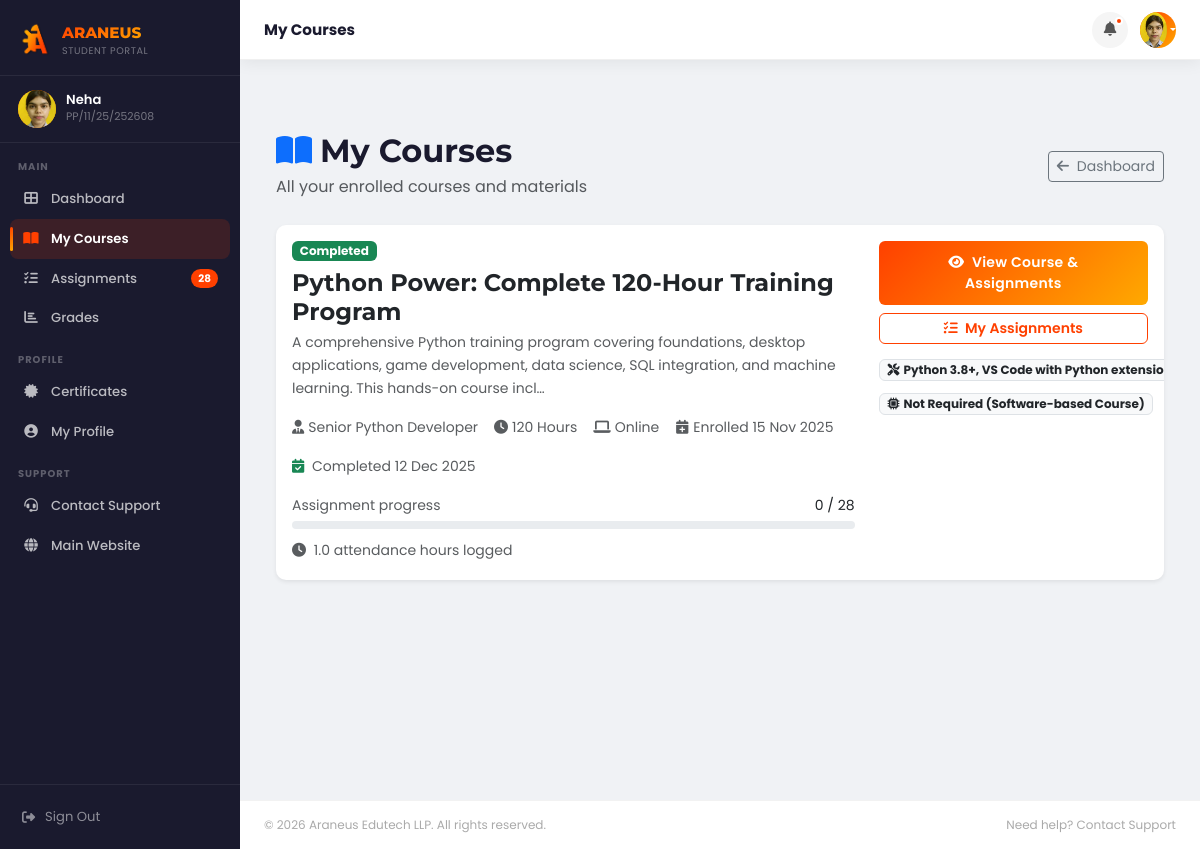
The app's page /portal/courses.php (signed in), older data.
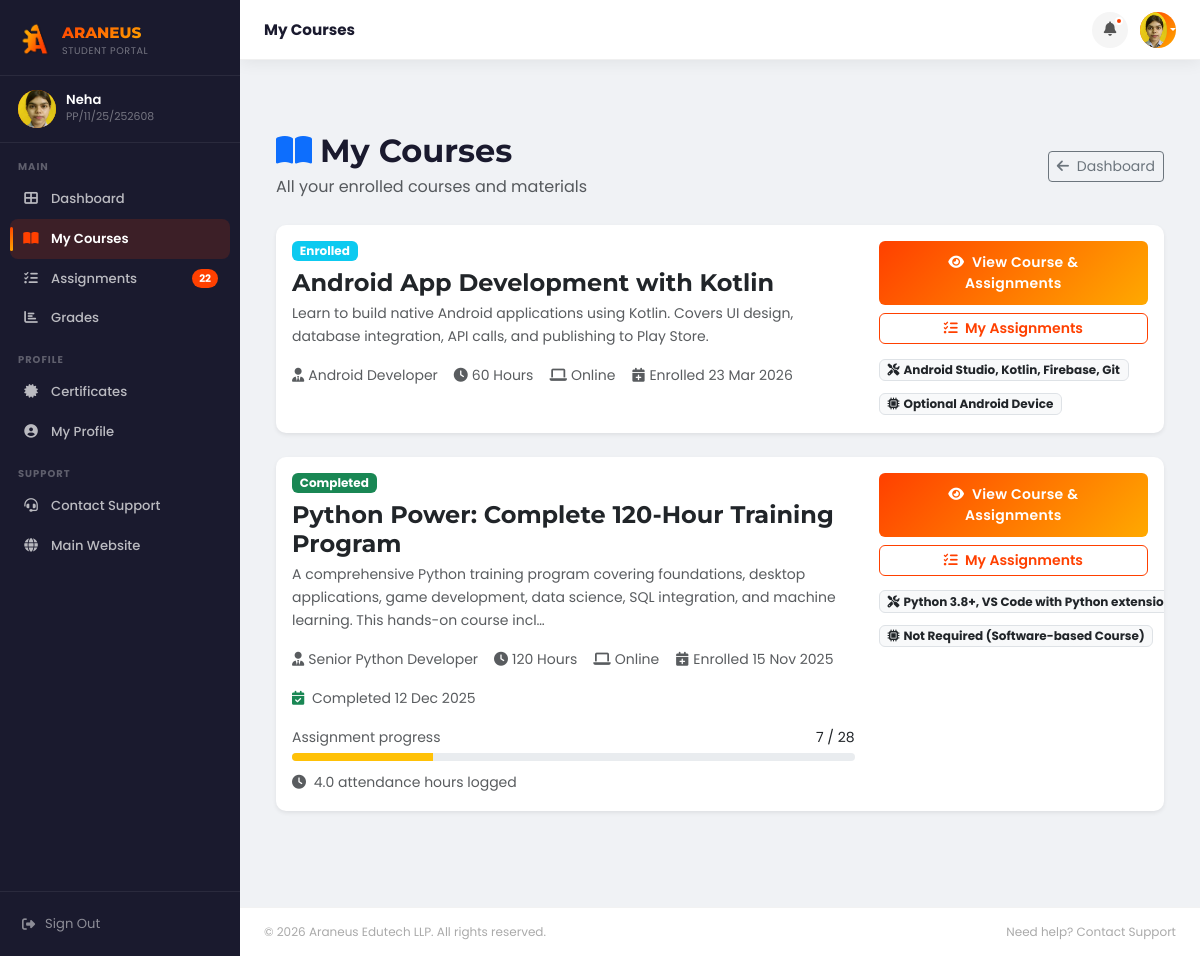
The same page, newer data.
### tables this page shows
CREATE TABLE `students` (
  `id` int(11) NOT NULL,
  `candidate_id` varchar(50) NOT NULL,
  `full_name` varchar(100) NOT NULL,
  `phone` varchar(15) DEFAULT NULL,
  `email` varchar(100) NOT NULL,
  `password` varchar(255) NOT NULL,
  `father_name` varchar(100) NOT NULL,
  `time_hours` int(11) NOT NULL,
  `address` text NOT NULL,
  `highest_qualification` varchar(50) DEFAULT NULL,
  `current_organization` varchar(50) DEFAULT NULL,
  `org_i_card` varchar(50) DEFAULT NULL,
  `github_link` varchar(255) DEFAULT NULL,
  `qr_code_path` varchar(255) DEFAULT NULL,
  `profile_picture` varchar(255) DEFAULT NULL,
  `status` enum('active','inactive','pending') DEFAULT 'pending',
  `last_login` datetime DEFAULT NULL,
  `email_verified` tinyint(1) DEFAULT 1,
  `verification_token` varchar(100) DEFAULT NULL,
  `reset_token` varchar(100) DEFAULT NULL,
  `reset_expiry` datetime DEFAULT NULL,
  `created_at` timestamp NOT NULL DEFAULT current_timestamp(),
  `updated_at` timestamp NOT NULL DEFAULT current_timestamp() ON UPDATE current_timestamp()
);

CREATE TABLE `enrollments` (
  `id` int(11) NOT NULL,
  `student_id` int(11) NOT NULL,
  `course_id` int(11) DEFAULT NULL,
  `enrollment_date` date NOT NULL,
  `completion_date` date DEFAULT NULL,
  `status` enum('enrolled','in_progress','completed','dropped') DEFAULT 'enrolled',
  `grade` varchar(10) DEFAULT NULL,
  `certificate_issued` tinyint(1) DEFAULT 0,
  `certificate_id` varchar(50) DEFAULT NULL,
  `notes` text DEFAULT NULL,
  `attendance_sheet` varchar(255) DEFAULT NULL,
  `payment_receipt` varchar(255) DEFAULT NULL,
  `project_report` varchar(255) DEFAULT NULL,
  `created_at` timestamp NOT NULL DEFAULT current_timestamp()
);

CREATE TABLE `courses` (
  `id` int(11) NOT NULL,
  `title` varchar(150) NOT NULL,
  `description` text DEFAULT NULL,
  `duration` varchar(50) DEFAULT NULL,
  `mode` enum('Online','Offline','Hybrid','') NOT NULL,
  `fee` decimal(10,2) DEFAULT NULL,
  `category` varchar(50) DEFAULT NULL,
  `instructor` varchar(100) DEFAULT NULL,
  `image_url` varchar(255) DEFAULT NULL,
  `syllabus_file` varchar(255) DEFAULT NULL,
  `is_active` tinyint(1) DEFAULT 1,
  `created_at` timestamp NOT NULL DEFAULT current_timestamp(),
  `program_format` varchar(100) DEFAULT NULL,
  `tools_provided` text DEFAULT NULL,
  `hardware_kit` text DEFAULT NULL,
  `certification_type` varchar(50) DEFAULT NULL
);

### includes/database.php (called while the page is built, shortened)
<?php
class Database {
    private $host = DB_HOST;
    private $user = DB_USER;
    private $pass = DB_PASS;
    private $dbname = DB_NAME;
    private $conn;
    private function connect() {
        $this->conn = new mysqli($this->host, $this->user, $this->pass, $this->dbname);
        $this->conn->set_charset("utf8");
    }
    public function getConnection() {
        return $this->conn;
    }
}
?>

### controller/StudentController.php (called while the page is built, shortened)
<?php
class StudentController {
    private $conn;
    public function __construct() {
       require_once __DIR__ . '/../includes/database.php';
        $database = new Database();
        $this->conn = $database->getConnection();
    }
    public function getStudentById($id) {
        $stmt = $this->conn->prepare("SELECT * FROM students WHERE id = ?");
        $stmt->bind_param("i", $id);
        $stmt->execute();
        return $stmt->get_result()->fetch_assoc();
    }
}
?>

### controller/Auth.php (called while the page is built, shortened)
<?php
class Auth {
    public function __construct() {
        require_once __DIR__ . '/../includes/database.php';
        $database = new Database();
    }
    public function getStudentId(){ return $_SESSION['student_id'] ?? null; }
}
?>

### portal/courses.php (the view, shortened to what the rows shown need)
<?php
require_once 'includes/header.php';
$stmt = $conn->prepare("
    SELECT
        e.id            AS enrollment_id,
        e.status        AS enrollment_status,
        e.enrollment_date,
        e.completion_date,
        e.grade,
        e.certificate_issued,
        e.attendance_sheet,
        e.payment_receipt,
        e.project_report,
        c.id            AS course_id,
        c.title         AS course_name,
        c.description,
        c.duration,
        c.mode,
        c.instructor,
        c.tools_provided,
        c.hardware_kit,
        c.syllabus_file,
        c.certification_type,
        (SELECT COUNT(*) FROM assignments a WHERE a.course_id = c.id) AS total_assignments,
        (SELECT COUNT(*) FROM submissions  s
            JOIN assignments a ON s.assignment_id = a.id
            WHERE a.course_id = c.id AND s.student_id = e.student_id) AS completed_assignments,
        (SELECT COALESCE(SUM(att.hours), 0) FROM attendance att
            WHERE att.student_id = e.student_id AND att.course_id = c.id) AS total_hours
    FROM enrollments e
    JOIN courses c ON e.course_id = c.id
    WHERE e.student_id = ?
    ORDER BY e.enrollment_date DESC
");
$stmt->bind_param("i", $studentId);
$stmt->execute();
$result  = $stmt->get_result();
$courses = [];
while ($row = $result->fetch_assoc()) {
    $courses[] = $row;
}
function progressPct($completed, $total) {
    if (!$total) return 0;
    return min(100, round(($completed / $total) * 100));
}
function statusBadge($status) {
    $map = [
        'enrolled'    => ['info',    'Enrolled'],
        'in_progress' => ['primary', 'In Progress'],
        'completed'   => ['success', 'Completed'],
        'dropped'     => ['danger',  'Dropped'],
    ];
    $d = $map[$status] ?? ['secondary', ucfirst($status)];
    return "<span class=\"badge bg-{$d[0]}\">{$d[1]}</span>";
}
?>
<section class="py-5">
<div class="container">
    <div class="d-flex justify-content-between align-items-center mb-4">
        <div>
            <h2 class="mb-1"><i class="fas fa-book-open me-2 text-primary"></i>My Courses</h2>
        </div>
    </div>
    <?php if (empty($courses)): ?>
    <div class="card border-0 shadow-sm text-center py-5">
        <div class="card-body">
            <i class="fas fa-book-open fa-4x text-muted mb-3"></i>
            <h5 class="text-muted">No courses enrolled yet</h5>
            <p class="text-muted">Go to the dashboard and enrol in a course to get started.</p>
            <a href="dashboard.php" class="btn btn-primary">Browse Courses</a>
        </div>
    </div>
    <?php else: ?>
    <?php foreach ($courses as $course):
        $pct = progressPct($course['completed_assignments'], $course['total_assignments']);
        $pctColor = $pct >= 80 ? 'success' : ($pct >= 40 ? 'primary' : 'warning');
    ?>
    <div class="card border-0 shadow-sm mb-4">
        <div class="card-body">
            <div class="row">
                <div class="col-md-8">
                    <div class="d-flex align-items-start mb-2 gap-2">
                        <?php echo statusBadge($course['enrollment_status']); ?>
                    </div>
                    <h4 class="mb-1"><?php echo htmlspecialchars($course['course_name']); ?></h4>
                    <p class="text-muted small mb-3"><?php echo htmlspecialchars(mb_substr($course['description'], 0, 180)) . (mb_strlen($course['description']) > 180 ? '…' : ''); ?></p>
                    <div class="d-flex flex-wrap gap-3 small text-muted mb-3">
                        <span><i class="fas fa-user-tie me-1"></i><?php echo htmlspecialchars($course['instructor'] ?? '—'); ?></span>
                        <span><i class="fas fa-clock me-1"></i><?php echo htmlspecialchars($course['duration'] ?? '—'); ?></span>
                        <span><i class="fas fa-laptop me-1"></i><?php echo ucfirst($course['mode'] ?? '—'); ?></span>
                        <span><i class="fas fa-calendar-plus me-1"></i>Enrolled <?php echo date('d M Y', strtotime($course['enrollment_date'])); ?></span>
                        <?php if ($course['completion_date']): ?>
                        <span><i class="fas fa-calendar-check me-1 text-success"></i>
                            Completed <?php echo date('d M Y', strtotime($course['completion_date'])); ?>
                        </span>
                        <?php endif; ?>
                    </div>
                    <?php if ($course['total_assignments'] > 0): ?>
                    <div class="mb-2">
                        <div class="d-flex justify-content-between small mb-1">
                            <span class="text-muted">Assignment progress</span>
                            <span><?php echo $course['completed_assignments']; ?> / <?php echo $course['total_assignments']; ?></span>
                        </div>
                        <div class="progress" style="height:8px;">
                            <div class="progress-bar bg-<?php echo $pctColor; ?>"
                                 style="width:<?php echo $pct; ?>%"
                                 role="progressbar"
                                 aria-valuenow="<?php echo $pct; ?>"></div>
                        </div>
                    </div>
                    <?php endif; ?>
                    <?php if ($course['total_hours'] > 0): ?>
                    <small class="text-muted">
                        <i class="fas fa-clock me-1"></i>
                        <?php echo number_format($course['total_hours'], 1); ?> attendance hours logged
                    </small>
                    <?php endif; ?>
                </div>
                <div class="col-md-4 mt-3 mt-md-0 d-flex flex-column gap-2">
                    <a href="course-view.php?id=<?php echo $course['enrollment_id']; ?>"
                       class="btn btn-primary btn-sm">
                        <i class="fas fa-eye me-1"></i> View Course & Assignments
                    </a>
                    <a href="assignments.php" class="btn btn-outline-primary btn-sm">
                        <i class="fas fa-tasks me-1"></i> My Assignments
                    </a>
                    <?php if (!empty($course['tools_provided'])): ?>
                    <div class="mt-1">
                        <span class="badge bg-light text-dark border small">
                            <i class="fas fa-tools me-1"></i><?php echo htmlspecialchars($course['tools_provided']); ?>
                        </span>
                    </div>
                    <?php endif; ?>
                    <?php if (!empty($course['hardware_kit'])): ?>
                    <div>
                        <span class="badge bg-light text-dark border small">
                            <i class="fas fa-microchip me-1"></i><?php echo htmlspecialchars($course['hardware_kit']); ?>
                        </span>
                    </div>
                    <?php endif; ?>
                </div>
            </div>
        </div>
    </div>
    <?php endforeach; ?>
    <?php endif; ?>
</div>
</section>
<?php require_once 'includes/footer.php'; ?>

### portal/includes/header.php (shortened to what the rows shown need)
<?php
require_once '../controller/Auth.php';
require_once '../controller/StudentController.php';
$auth    = new Auth();
$student = new StudentController();
$studentId   = $auth->getStudentId();
$studentData = $student->getStudentById($studentId);
function avatarUrl($studentData) {
    if (!empty($studentData['profile_picture'])) {
        return SITE_URL . 'uploads/profile_pictures/' . htmlspecialchars($studentData['profile_picture']);
    }
    return null;
}
?>
<!DOCTYPE html>
<html lang="en">
<head>
    <link href="https://cdn.jsdelivr.net/npm/bootstrap@5.3.0-alpha1/dist/css/bootstrap.min.css" rel="stylesheet">
    <link rel="stylesheet" href="https://cdnjs.cloudflare.com/ajax/libs/font-awesome/6.4.0/css/all.min.css">
    <link rel="stylesheet" href="<?php echo SITE_URL; ?>assets/css/style.css">
</head>
<body>
<aside class="portal-sidebar" id="portalSidebar">
    <div class="sidebar-user">
        <?php $avatarUrl = avatarUrl($studentData); ?>
        <div class="sidebar-avatar">
            <?php if ($avatarUrl): ?>
                <img src="<?= $avatarUrl ?>" alt="avatar" style="width:100%;height:100%;object-fit:cover;">
            <?php else: ?>
                <?= studentInitials($studentData['full_name']) ?>
            <?php endif; ?>
        </div>
        <div>
            <div class="sidebar-user-name"><?= htmlspecialchars(explode(' ', $studentData['full_name'])[0]) ?></div>
            <div class="sidebar-user-id"><?= htmlspecialchars($studentData['candidate_id']) ?></div>
        </div>
    </div>
</aside>
<header class="portal-topbar">
    <div class="topbar-right">
        <div class="dropdown topbar-avatar-wrap">
            <button class="topbar-avatar dropdown-toggle" style="border:none;" data-bs-toggle="dropdown" aria-expanded="false">
                <?php if ($avatarUrl): ?>
                    <img src="<?= $avatarUrl ?>" alt="avatar" style="width:100%;height:100%;object-fit:cover;border-radius:50%;">
                <?php else: ?>
                    <?= studentInitials($studentData['full_name']) ?>
                <?php endif; ?>
            </button>
        </div>
    </div>
</header>
<main class="portal-main">
<div class="portal-content">

Row changes from the older to the newer data that the page shows:
added enrollments: status "Enrolled", course.title "Android App Development with Kotlin", course.description "Learn to build native Android applications using Kotlin. Covers UI design, database integration, API calls, and publishing to Play Store.", course.instructor "Android Developer", course.duration "60 Hours", course.mode "Online", enrollment_date "23 Mar 2026", course.tools_provided "Android Studio, Kotlin, Firebase, Git", course.hardware_kit "Optional Android Device"
computed for enrollments "15 Nov 2025": completed_assignments "0" → "7"; total_hours "1.0" → "4.0"
Text that changed along with them:
$pendingAssignments: "28" → "22"
